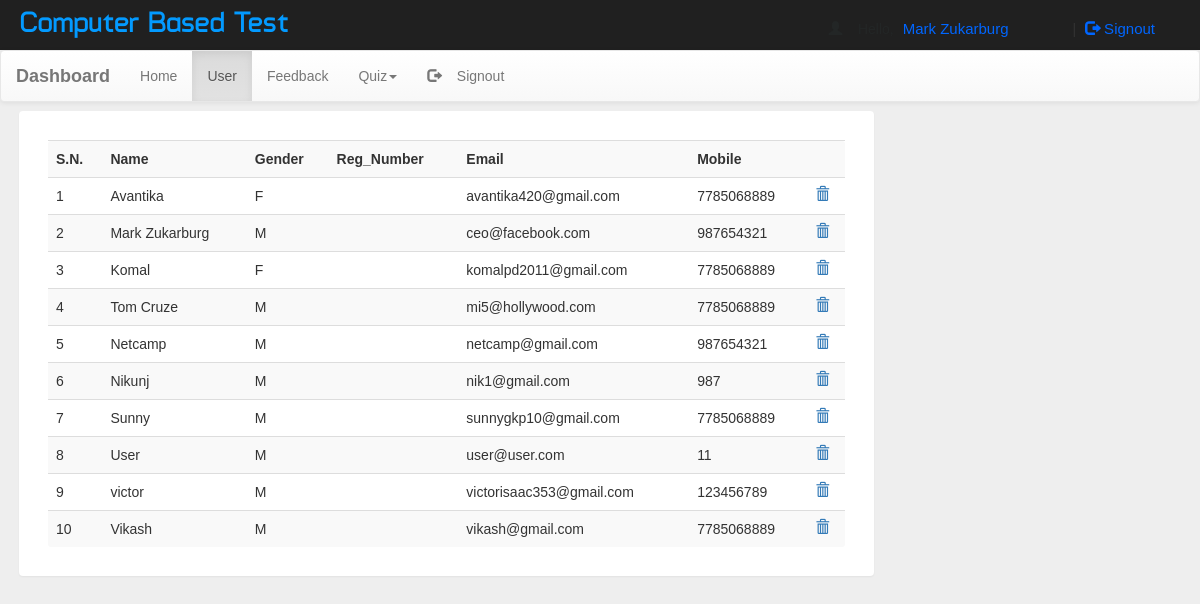
The page /dash.php?q=1 (signed in) on the database its author committed.
### tables this page shows
CREATE TABLE `user` (
  `name` varchar(50) NOT NULL,
  `gender` varchar(5) NOT NULL,
  `college` varchar(100) NOT NULL,
  `email` varchar(50) NOT NULL,
  `mob` bigint(20) NOT NULL,
  `password` varchar(50) NOT NULL
);

### dash.php (the view, shortened to what this page needs)
<!DOCTYPE html PUBLIC "-//W3C//DTD XHTML 1.0 Transitional//EN" "http://www.w3.org/TR/xhtml1/DTD/xhtml1-transitional.dtd">
<html xmlns="http://www.w3.org/1999/xhtml">
<head>
<link  rel="stylesheet" href="css/bootstrap.min.css"/>
 <link  rel="stylesheet" href="css/bootstrap-theme.min.css"/>
 <link rel="stylesheet" href="css/main.css">
 <link  rel="stylesheet" href="css/font.css">
</head>
<body  style="background:#eee;">
<div class="header">
<div class="row">
<div class="col-lg-6">
<span class="logo">Computer Based Test</span></div>
<?php
 include_once 'dbConnection.php';
  if(!(isset($_SESSION['email']))){
header("location:index.php");
}
else
{
$name = $_SESSION['name'];;
echo '<span class="pull-right top title1" ><span class="log1"><span class="glyphicon glyphicon-user" aria-hidden="true"></span>&nbsp;&nbsp;&nbsp;&nbsp;Hello,</span> <a href="account.php" class="log log1">'.$name.'</a>&nbsp;|&nbsp;<a href="logout.php?q=account.php" class="log"><span class="glyphicon glyphicon-log-out" aria-hidden="true"></span>&nbsp;Signout</button></a></span>';
}?>
</div></div>
<nav class="navbar navbar-default title1">
  <div class="container-fluid">
    <div class="navbar-header">
      <a class="navbar-brand" href="dash.php?q=0"><b>Dashboard</b></a>
    </div>
    <div class="collapse navbar-collapse" id="bs-example-navbar-collapse-1">
      <ul class="nav navbar-nav">
        <li <?php if(@$_GET['q']==0) echo'class="active"'; ?>><a href="dash.php?q=0">Home<span class="sr-only">(current)</span></a></li>
        <li <?php if(@$_GET['q']==1) echo'class="active"'; ?>><a href="dash.php?q=1">User</a></li>
		<li <?php if(@$_GET['q']==3) echo'class="active"'; ?>><a href="dash.php?q=3">Feedback</a></li>
        <li class="dropdown <?php if(@$_GET['q']==4 || @$_GET['q']==5) echo'active"'; ?>">
          <a href="#" class="dropdown-toggle" data-toggle="dropdown" role="button" aria-haspopup="true" aria-expanded="false">Quiz<span class="caret"></span></a>
        </li><li class="pull-right"> <a href="logout.php?q=account.php"><span class="glyphicon glyphicon-log-out" aria-hidden="true"></span>&nbsp;&nbsp;&nbsp;&nbsp;Signout</a></li>
      </ul>
          </div>
  </div>
</nav>
<div class="container">
<div class="row">
<div class="col-md-12">
<?php if(@$_GET['q']==1) {
$result = mysqli_query($con,"SELECT * FROM user") or die('Error');
echo  '<div class="panel"><div class="table-responsive"><table class="table table-striped title1">
<tr><td><b>S.N.</b></td><td><b>Name</b></td><td><b>Gender</b></td><td><b>Reg_Number</b></td><td><b>Email</b></td><td><b>Mobile</b></td><td></td></tr>';
$c=1;
while($row = mysqli_fetch_array($result)) {
	$name = $row['name'];
	$mob = $row['mob'];
	$gender = $row['gender'];
    $email = $row['email'];
	$Reg_Number = $row['Reg_Number'];
	echo '<tr><td>'.$c++.'</td><td>'.$name.'</td><td>'.$gender.'</td><td>'.$Reg_Number.'</td><td>'.$email.'</td><td>'.$mob.'</td>
	<td><a title="Delete User" href="update.php?demail='.$email.'"><b><span class="glyphicon glyphicon-trash" aria-hidden="true"></span></b></a></td></tr>';
}
echo '</table></div></div>';
}?>
</div>
</div></div>
</body>
</html>

### css/main.css (style rules this page uses)
body { overflow-x:hidden; width:100%; font: 15px "Century Gothic", "Times Roman", sans-serif; background: white; min-height:550px; background-attachment:fixed cover; }
.panel { width: 75% }
.panel { margin:-11px; padding:28px; font-size:small; }
.header { background:#202020; height:50px; align-items: baseline; }
.logo { font-family:'typo'; font-size:30px; color:#039aff; margin:20px; }
.title1 { font: 14px "Century Gothic", "Times Roman", sans-serif; }
.top { margin-top:20px; }
.log1 { color:rgb(35, 38, 38); margin-left:10px; }
.log { margin:10px; margin-right:60px; margin-left:5px; color:rgb(0, 102, 255); text-decoration:none; font-size:20px; font-size:15px; }

### rows shown on the page
user: name "Avantika", gender "F", email "avantika420@gmail.com", mob "7785068889"
user: name "Mark Zukarburg", gender "M", email "ceo@facebook.com", mob "987654321"
user: name "Komal", gender "F", email "komalpd2011@gmail.com", mob "7785068889"
user: name "Tom Cruze", gender "M", email "mi5@hollywood.com", mob "7785068889"
user: name "Netcamp", gender "M", email "netcamp@gmail.com", mob "987654321"
user: name "Nikunj", gender "M", email "nik1@gmail.com", mob "987"
user: name "Sunny", gender "M", email "sunnygkp10@gmail.com", mob "7785068889"
user: name "User", gender "M", email "user@user.com", mob "11"
user: name "victor", gender "M", email "victorisaac353@gmail.com", mob "123456789"
user: name "Vikash", gender "M", email "vikash@gmail.com", mob "7785068889"

### other values the page prints
$name "Mark Zukarburg"
